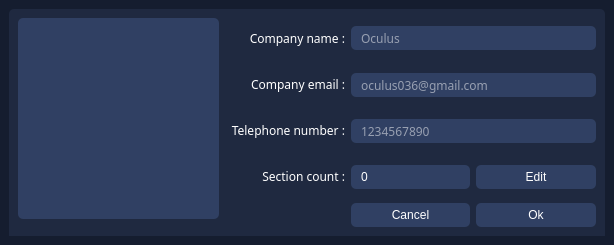
<?xml version="1.0" encoding="UTF-8"?>
<ui version="4.0">
 <class>company_info_edit_win</class>
 <widget class="QMainWindow" name="company_info_edit_win">
  <property name="geometry">
   <rect>
    <x>0</x>
    <y>0</y>
    <width>614</width>
    <height>245</height>
   </rect>
  </property>
  <property name="minimumSize">
   <size>
    <width>614</width>
    <height>245</height>
   </size>
  </property>
  <property name="maximumSize">
   <size>
    <width>614</width>
    <height>245</height>
   </size>
  </property>
  <property name="windowTitle">
   <string>MainWindow</string>
  </property>
  <property name="styleSheet">
   <string notr="true">
background-color: rgb(21, 29, 47);</string>
  </property>
  <widget class="QWidget" name="centralwidget">
   <layout class="QGridLayout" name="gridLayout">
    <item row="0" column="0">
     <widget class="QFrame" name="frame">
      <property name="minimumSize">
       <size>
        <width>592</width>
        <height>223</height>
       </size>
      </property>
      <property name="styleSheet">
       <string notr="true">#frame{
	background:rgb(31, 41, 64);
    border-top-left-radius: 5px;
    border-top-right-radius: 5px;}


QLabel,QCheckBox{
background-color: qradialgradient(spread:pad, cx:0.5, cy:0.5, radius:0.5, fx:0.5, fy:0.5, stop:0.243781 rgba(62, 62, 62, 0));
color: rgb(255, 255, 255);
}

QLineEdit,QTextEdit,QPushButton,QDateEdit,QTimeEdit,QListWidget,QSpinBox,QComboBox{
background-color: rgb(48, 64, 99);
 border-radius: 5px;
color: rgb(255, 255, 255);
 padding: 0 8px;
}


QPushButton:pressed{
background-color: rgb(21, 29, 45);
}

QScrollBar{
width: 10px;
}


QScrollBar::sub-page:vertical ,QScrollBar::add-page:vertical{
background:rgb(24, 32, 49);}



QScrollBar::handle:vertical{
background-color:rgb(75, 134, 199);}


QComboBox:editable {
    background:qlineargradient(spread:pad, x1:0.478, y1:0, x2:0.494, y2:1, stop:0 rgba(73, 75, 135, 255), stop:1 rgba(33, 37, 70, 255));
padding: 0 8px;
}


QComboBox:on { /* shift the text when the popup opens */
background-color: rgb(10, 57, 170);
    padding-top: 3px;
    padding-left: 4px;
	padding: 0 8px;
}

QComboBox::drop-down {
    subcontrol-origin: padding;
    subcontrol-position: top right;
    width: 15px;
	
}

QComboBox::down-arrow:on { /* shift the arrow when popup is open */
    top: 1px;
    left: 1px;
}</string>
      </property>
      <property name="frameShape">
       <enum>QFrame::StyledPanel</enum>
      </property>
      <property name="frameShadow">
       <enum>QFrame::Raised</enum>
      </property>
      <layout class="QGridLayout" name="gridLayout_2">
       <item row="3" column="3">
        <widget class="QPushButton" name="edit_section">
         <property name="minimumSize">
          <size>
           <width>0</width>
           <height>24</height>
          </size>
         </property>
         <property name="text">
          <string>Edit</string>
         </property>
        </widget>
       </item>
       <item row="0" column="2" colspan="2">
        <widget class="QLineEdit" name="company_name">
         <property name="sizePolicy">
          <sizepolicy hsizetype="MinimumExpanding" vsizetype="Maximum">
           <horstretch>0</horstretch>
           <verstretch>0</verstretch>
          </sizepolicy>
         </property>
         <property name="minimumSize">
          <size>
           <width>0</width>
           <height>24</height>
          </size>
         </property>
         <property name="font">
          <font>
           <family>Yu Gothic UI Semibold</family>
           <pointsize>9</pointsize>
          </font>
         </property>
         <property name="text">
          <string/>
         </property>
         <property name="placeholderText">
          <string>Oculus</string>
         </property>
         <property name="clearButtonEnabled">
          <bool>true</bool>
         </property>
        </widget>
       </item>
       <item row="1" column="1">
        <widget class="QLabel" name="label_18">
         <property name="font">
          <font>
           <family>Yu Gothic UI Semibold</family>
           <pointsize>9</pointsize>
          </font>
         </property>
         <property name="text">
          <string>&lt;html&gt;&lt;head/&gt;&lt;body&gt;&lt;p align=&quot;right&quot;&gt;Company email :&lt;/p&gt;&lt;/body&gt;&lt;/html&gt;</string>
         </property>
        </widget>
       </item>
       <item row="0" column="1">
        <widget class="QLabel" name="label_17">
         <property name="font">
          <font>
           <family>Yu Gothic UI Semibold</family>
           <pointsize>9</pointsize>
          </font>
         </property>
         <property name="text">
          <string>&lt;html&gt;&lt;head/&gt;&lt;body&gt;&lt;p align=&quot;right&quot;&gt;Company name :&lt;/p&gt;&lt;/body&gt;&lt;/html&gt;</string>
         </property>
        </widget>
       </item>
       <item row="0" column="0" rowspan="4">
        <widget class="QPushButton" name="company_logo_but">
         <property name="enabled">
          <bool>true</bool>
         </property>
         <property name="minimumSize">
          <size>
           <width>201</width>
           <height>201</height>
          </size>
         </property>
         <property name="maximumSize">
          <size>
           <width>201</width>
           <height>201</height>
          </size>
         </property>
         <property name="font">
          <font>
           <family>Yu Gothic UI Semibold</family>
          </font>
         </property>
         <property name="toolTip">
          <string>&lt;html&gt;&lt;head/&gt;&lt;body&gt;&lt;p&gt;Click to change company info&lt;/p&gt;&lt;/body&gt;&lt;/html&gt;</string>
         </property>
         <property name="text">
          <string/>
         </property>
         <property name="icon">
          <iconset>
           <normaloff>icons/hr logo.png</normaloff>icons/hr logo.png</iconset>
         </property>
         <property name="iconSize">
          <size>
           <width>226</width>
           <height>166</height>
          </size>
         </property>
         <property name="checkable">
          <bool>false</bool>
         </property>
        </widget>
       </item>
       <item row="2" column="2" colspan="2">
        <widget class="QLineEdit" name="company_tele">
         <property name="sizePolicy">
          <sizepolicy hsizetype="MinimumExpanding" vsizetype="Maximum">
           <horstretch>0</horstretch>
           <verstretch>0</verstretch>
          </sizepolicy>
         </property>
         <property name="minimumSize">
          <size>
           <width>0</width>
           <height>24</height>
          </size>
         </property>
         <property name="font">
          <font>
           <family>Yu Gothic UI Semibold</family>
           <pointsize>9</pointsize>
          </font>
         </property>
         <property name="text">
          <string/>
         </property>
         <property name="placeholderText">
          <string>1234567890</string>
         </property>
         <property name="clearButtonEnabled">
          <bool>true</bool>
         </property>
        </widget>
       </item>
       <item row="1" column="2" colspan="2">
        <widget class="QLineEdit" name="company_email">
         <property name="sizePolicy">
          <sizepolicy hsizetype="MinimumExpanding" vsizetype="Maximum">
           <horstretch>0</horstretch>
           <verstretch>0</verstretch>
          </sizepolicy>
         </property>
         <property name="minimumSize">
          <size>
           <width>0</width>
           <height>24</height>
          </size>
         </property>
         <property name="font">
          <font>
           <family>Yu Gothic UI Semibold</family>
           <pointsize>9</pointsize>
          </font>
         </property>
         <property name="text">
          <string/>
         </property>
         <property name="placeholderText">
          <string>oculus036@gmail.com</string>
         </property>
         <property name="clearButtonEnabled">
          <bool>true</bool>
         </property>
        </widget>
       </item>
       <item row="2" column="1">
        <widget class="QLabel" name="label_20">
         <property name="font">
          <font>
           <family>Yu Gothic UI Semibold</family>
           <pointsize>9</pointsize>
          </font>
         </property>
         <property name="text">
          <string>&lt;html&gt;&lt;head/&gt;&lt;body&gt;&lt;p align=&quot;right&quot;&gt;Telephone number :&lt;/p&gt;&lt;/body&gt;&lt;/html&gt;</string>
         </property>
        </widget>
       </item>
       <item row="3" column="2">
        <widget class="QSpinBox" name="section_count">
         <property name="minimumSize">
          <size>
           <width>0</width>
           <height>24</height>
          </size>
         </property>
         <property name="buttonSymbols">
          <enum>QAbstractSpinBox::NoButtons</enum>
         </property>
        </widget>
       </item>
       <item row="3" column="1">
        <widget class="QLabel" name="label_19">
         <property name="font">
          <font>
           <family>Yu Gothic UI Semibold</family>
           <pointsize>9</pointsize>
          </font>
         </property>
         <property name="text">
          <string>&lt;html&gt;&lt;head/&gt;&lt;body&gt;&lt;p align=&quot;right&quot;&gt;Section count :&lt;/p&gt;&lt;/body&gt;&lt;/html&gt;</string>
         </property>
        </widget>
       </item>
       <item row="4" column="3">
        <widget class="QPushButton" name="ok">
         <property name="minimumSize">
          <size>
           <width>0</width>
           <height>24</height>
          </size>
         </property>
         <property name="text">
          <string>Ok</string>
         </property>
        </widget>
       </item>
       <item row="4" column="2">
        <widget class="QPushButton" name="cancel">
         <property name="minimumSize">
          <size>
           <width>0</width>
           <height>24</height>
          </size>
         </property>
         <property name="text">
          <string>Cancel</string>
         </property>
        </widget>
       </item>
      </layout>
     </widget>
    </item>
   </layout>
  </widget>
 </widget>
 <resources/>
 <connections/>
</ui>
